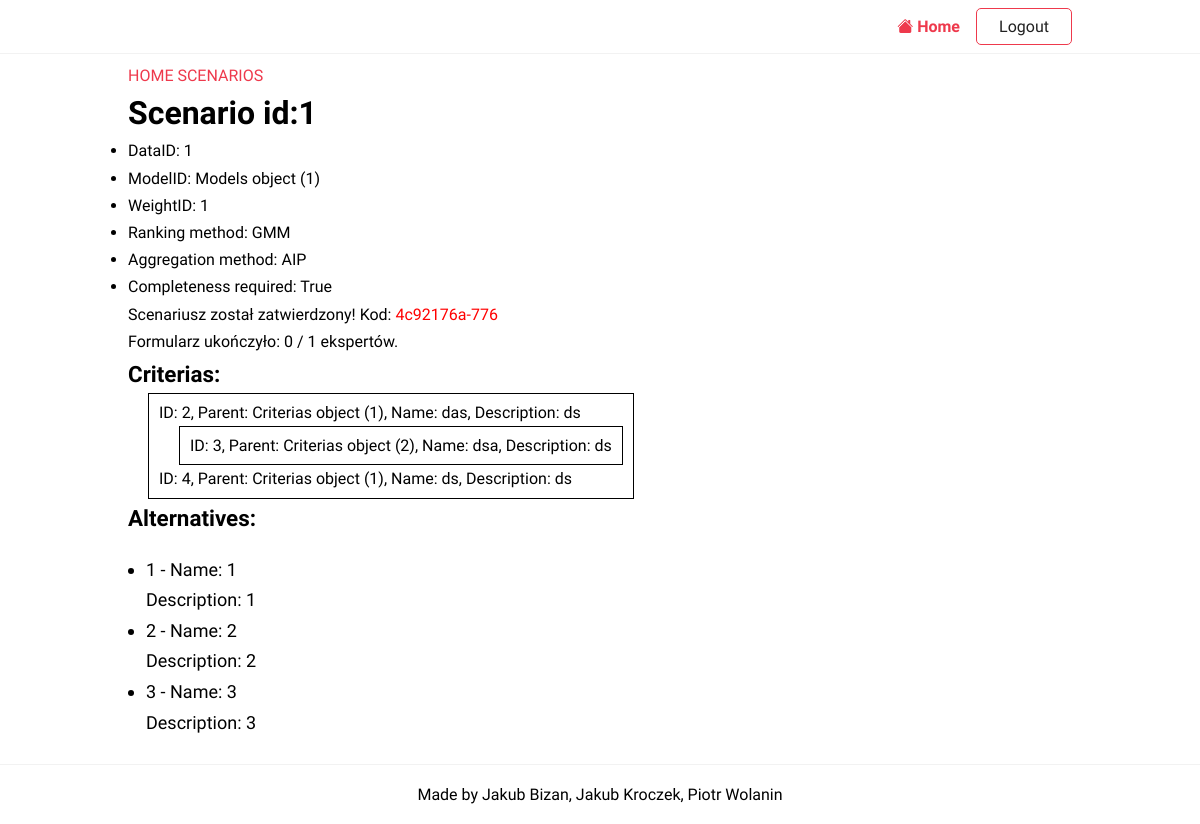
Page /scenarios/view/1 (signed in) on the committed database.
### projekt/models/decisionScenarios.py (models this page shows)
class DecisionScenarios(m.Model):
    modelID = m.ForeignKey(Models, on_delete=m.CASCADE, null=True, blank=True)
    dataID = m.IntegerField(unique=True, null=True, blank=True)
    weightID = m.IntegerField(unique=True, null=True, blank=True)
    userID = m.ForeignKey(User, on_delete=m.CASCADE)
    submited = m.BooleanField(default=False)
    completed = m.BooleanField(default=False)
    url = m.CharField(max_length=100, null=True, blank=True)
    password = m.CharField(max_length=128, null=True, blank=True)

### projekt/models/models.py (models this page shows)
class Models(m.Model):
    RANKING_METHODS = [
        ('GMM', 'Geometric Mean Method'),
    ]
    AGGREGATION_METHODS = [
        ('AIP', 'Aggregation of individual priorities'),
    ]
    ranking_method = m.CharField(max_length=4, choices=RANKING_METHODS, default='GMM')
    aggregation_method = m.CharField(max_length=4, choices=AGGREGATION_METHODS, default='AIP')
    completeness_required = m.BooleanField(default=True)
    criteriasDone = m.BooleanField(default=False)
    expertsDone = m.BooleanField(default=False)
    scaleDone = m.BooleanField(default=False)
    alternativesDone = m.BooleanField(default=False)

class Criterias(m.Model):
    parent_criterion = m.ForeignKey('self', blank=True, null=True, related_name='children', on_delete=m.CASCADE)
    name = m.CharField(max_length=50)
    description = m.CharField(max_length=150)

class Alternatives(m.Model):
    name = m.CharField(max_length=30)
    description = m.CharField(max_length=150)

### projekt/views/facilitator/scenario.py (the view)
# urls.py: path('scenarios/view/<pk>', ScenarioDetailView.as_view(), name='scenario-detail'),
class ScenarioDetailView(LoginRequiredMixin, DetailView):
    model = DecisionScenarios
    template_name = 'scenario/scenario_detail.html'
    def get_context_data(self, **kwargs):
        context = super().get_context_data(**kwargs)
        scenario = DecisionScenarios.objects.get(pk=self.kwargs.get('pk'))
        model = scenario.modelID
        data_value = DecisionScenarios.objects.aggregate(Max('dataID'))
        if not type(data_value['dataID__max']) == int:
            data_value['dataID__max'] = 0
        if type(scenario.dataID) != int:
            scenario.dataID = data_value['dataID__max'] + 1
        weight_value = DecisionScenarios.objects.aggregate(Max('weightID'))
        if not type(weight_value['weightID__max']) == int:
            weight_value['weightID__max'] = 0
        if type(scenario.weightID) != int:
            scenario.weightID = weight_value['weightID__max'] + 1
        scenario.save()
        context['completeness_required'] = model.completeness_required
        context['ranking_method'] = model.ranking_method
        context['aggregation_method'] = model.aggregation_method
        context['size_alternatives'] = len(Alternatives.objects.filter(modelalternatives__modelID=model))
        if scenario.submited:
            all_experts = len(ModelExperts.objects.filter(modelID=model))
            done_experts = len(ModelExperts.objects.filter(modelID=model).filter(done=True))
            context['frac'] = done_experts - all_experts
            context['all_experts'] = all_experts
            context['fractional_experts'] = f'{done_experts} / {all_experts}'
            context['alternatives'] = Alternatives.objects.filter(modelalternatives__modelID=model)
            my_objects = ModelCriterias.objects.filter(modelID=model.pk)
            rootCriterion = my_objects.filter(criteriaID__parent_criterion__isnull=True).first()
            context['criterias'] = rootCriterion.criteriaID
            context['link'] =  scenario.url
        context['scenario'] = scenario
        make_decision_tree(scenario)
        return context

### projekt/templatetags/criterium_tag.py (called while the page is built)
@register.inclusion_tag('projekt/criterium.html')
def criterium_tag(criterium, to_delete=False, scenario_id=None):
    subcriterias = criterium.children.all()
    return {'children': subcriterias, 'to_delete': to_delete, 'scenario_id': scenario_id}

### templates/scenario/scenario_detail.html (shortened to what this page needs)
{%extends 'base.html' %}
{% load criterium_tag %}
{%block content%}
<a href={% url 'index'%}>HOME</a>
<a href={% url 'scenarios'%}>SCENARIOS</a>
<h1>Scenario id:{{ object.id }}</h1>
<ul>
    <li>DataID: {{ object.dataID }}</li>
    <li>ModelID: {{ object.modelID }}</li>
    <li>WeightID: {{ object.weightID }}</li>
    <li>Ranking method: {{ ranking_method }}</li>
    <li>Aggregation method: {{ aggregation_method }}</li>
    <li>Completeness required: {{ completeness_required }}</li>
</ul>
    {% if object.submited %}
        <div>Scenariusz został zatwierdzony! Kod:
           <span style="color: red;">{{ link }}</span>
        </div>
        <div>Formularz ukończyło: <span>{{ fractional_experts }}</span> ekspertów.
        </div>
        <div>
            <h2> Criterias:</h2>
            {% criterium_tag criterias %}
        </div>
        <div>
            <h2> Alternatives:</h2>
    <ul style="font-size: 18px; margin: 18px 18px">
        {% for alternative in alternatives %}
            <li>{{ alternative.pk }} - Name: {{ alternative.name }}&nbsp;</li>
            <div>Description: {{ alternative.description}} &nbsp;</div>
        {% endfor %}
    </ul>
        </div>
    {% endif %}
{%endblock content%}

### templates/base.html (shortened to what this page needs)
{%load static %}
<!DOCTYPE html>
<html lang="en">
    <head>
        <link rel="stylesheet" href="{% static 'projekt/css/style.css' %}" />
        <link rel="stylesheet" href="{% static 'css/style.css' %}" />
    </head>
    <body>
        <header class="header">
            <div class="container">
            	<nav class="nav">
	            	<a href="{%url 'index'%}"><i class="bi bi-house-fill"></i> Home</a>
	                {% if request.user.is_authenticated %}
	    	                <a href="{% url 'logout' %}" class="btn btn-outline">Logout</a>
	                {% else %}
							<a href="{% url 'login' %}" class="btn btn-outline">Login</a>
	            	        <a href="{% url 'register' %}" class="btn btn-primary">Join Now</a>
	                {% endif %}
	              </nav>
            </div>
        </header>
        <main>
            <div class="container">
             {%block content %}
             {%endblock content%}
            </div>
        </main>
        <footer class="footer">
            <div class="container">
				<p>Made by Jakub Bizan, Jakub Kroczek, Piotr Wolanin</p>
            </div>
        </footer>
    </body>
</html>

### templates/projekt/criterium.html
{% load criterium_tag %}
<div class="criteria-block" >
    {% for child in children %}
    <div> ID: {{child.id}}, Parent: {{ child.parent_criterion }}, Name: {{ child.name }}, Description: {{ child.description }}{% if to_delete == True %}<a href={% url 'delete-criteria' scenario_id child.id%}> usun</a>{% endif %}</div>
        {% if child.children.count > 0 %}
             {% criterium_tag child to_delete scenario_id %}
        {% endif %}
    {% endfor %}
</div>

### static/projekt/css/style.css (style rules this page uses)
:root { --color-primary: #ee394c; --color-secondary: #86b7fe; --color-light: #f2f2f2; --color-gray: #ced4da; --color-dark: #212121; --color-white: #ffffff; --color-error: #e2442f; --color-warning: #ffc900; --color-info: #02a2b9; --color-success: #1ba345; --color-input: #00d1b2; --border-radius: 5px; }
* { margin: 0; padding: 0; box-sizing: border-box; text-rendering: optimizeLegibility; }
html, body { height: 100%; }
body { font-family: 'Dosis', sans-serif; font-size: 1rem; line-height: 1.7; display: flex; flex-direction: column; }
h1 { font-size: 2rem; line-height: 1.5; }
h2 { font-size: 1.4rem; }
a { color: var(--color-primary); text-decoration: none; }
.container { max-width: 960px; margin: 0 auto; padding: 0.5rem; }
.header { border-bottom: solid 1px var(--color-light); }
.header .container { display: flex; align-items: center; gap:1rem; }
.nav { display:flex; gap:1rem; align-items: center; justify-content: center; flex-basis: 100%; }
.nav a:nth-last-child(2) { margin-left: auto; font-weight: bold; }
.footer p { text-align: center; }
.footer { margin-top: auto; padding: 0.5rem 0; border-top: solid 1px var(--color-light); }
.btn { padding: 0.25rem 0.75rem; border-radius: var(--border-radius); background-color: var(--color-white); border: solid 1px var(--color-white); color: var(--color-dark); cursor: pointer; text-decoration: none; font-size: 1rem; min-width: 6rem; text-align: center; }
.btn-outline { border: solid 1px var(--color-primary); }
.criteria-block { margin-left: 20px; border: 1px solid black; padding: 5px 10px; display: inline-block; }

### projekt/static/css/style.css (style rules this page uses)
:root { --color-primary: #ee394c; --color-secondary: #86b7fe; --color-light: #f2f2f2; --color-gray: #ced4da; --color-dark: #212121; --color-white: #ffffff; --color-error: #e2442f; --color-warning: #ffc900; --color-info: #02a2b9; --color-success: #1ba345; --color-input: #00d1b2; --border-radius: 5px; }
* { margin: 0; padding: 0; box-sizing: border-box; text-rendering: optimizeLegibility; }
html, body { height: 100%; }
body { font-family: 'Dosis', sans-serif; font-size: 1rem; line-height: 1.7; display: flex; flex-direction: column; }
h1 { font-size: 2rem; line-height: 1.5; }
h2 { font-size: 1.4rem; }
a { color: var(--color-primary); text-decoration: none; }
.container { max-width: 960px; margin: 0 auto; padding: 0.5rem; }
.header { border-bottom: solid 1px var(--color-light); }
.header .container { display: flex; align-items: center; gap:1rem; }
.nav { display:flex; gap:1rem; align-items: center; justify-content: center; flex-basis: 100%; }
.nav a:nth-last-child(2) { margin-left: auto; font-weight: bold; }
.footer p { text-align: center; }
.footer { margin-top: auto; padding: 0.5rem 0; border-top: solid 1px var(--color-light); }
.btn { padding: 0.25rem 0.75rem; border-radius: var(--border-radius); background-color: var(--color-white); border: solid 1px var(--color-white); color: var(--color-dark); cursor: pointer; text-decoration: none; font-size: 1rem; min-width: 6rem; text-align: center; }
.btn-outline { border: solid 1px var(--color-primary); }
.criteria-block { margin-left: 20px; border: 1px solid black; padding: 5px 10px; display: inline-block; }

### rows in the picture
DecisionScenarios: id "1", dataID "1", modelID "Models object (1)", weightID "1", url "4c92176a-776"
Models: ranking_method "GMM", aggregation_method "AIP"
Criterias: id "2", parent_criterion "Criterias object (1)", name "das", description "ds"
Criterias: id "3", parent_criterion "Criterias object (2)", name "dsa", description "ds"
Criterias: id "4", parent_criterion "Criterias object (1)", name "ds", description "ds"
Alternatives: pk "1", name "1", description "1"
Alternatives: pk "2", name "2", description "2"
Alternatives: pk "3", name "3", description "3"

### other values in the picture
{{ completeness_required }} "True"
{{ fractional_experts }} "0 / 1"
